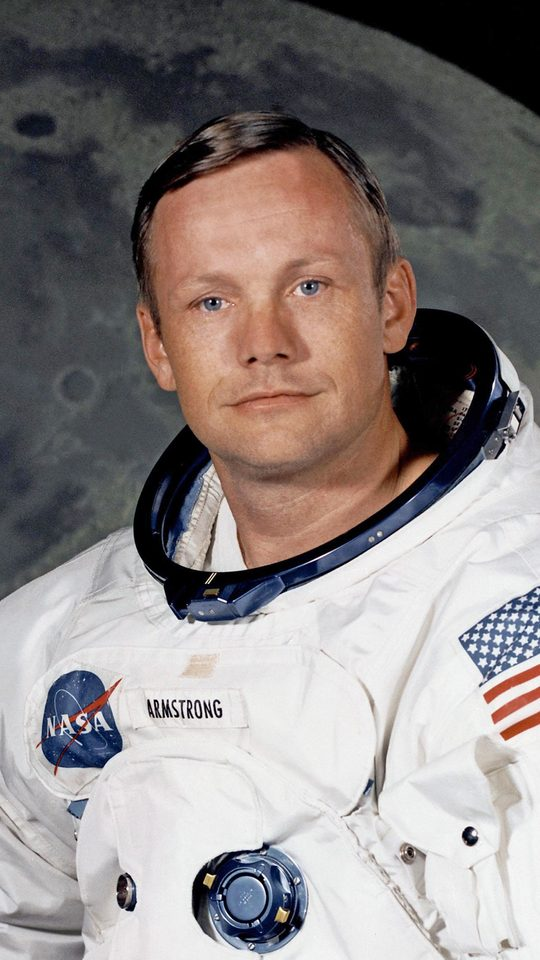
#> input picture tests/fixtures/face-frame.jpg, 540 x 960 px; its folder holds only this picture in this run
$ python -i check.py   (imports and definitions only)
#> lines starting #> are read from the running program, lines starting #| are printed output that depends on the picture
"""Check one finished video: sample frames, find text and faces, judge them, write the report."""

from __future__ import annotations

import json
import shutil
import subprocess
import tempfile
from pathlib import Path

from PIL import Image

from . import __version__, captions, detect, judge, pace, readability, report, spec, speech, zones
from .spec import Check

BACKEND_NAMES = {"vision": "Apple Vision", "rapidocr": "RapidOCR + OpenCV"}


# [31 lines left out: functions classify_aspect, probe, not called in this run]


def _ts(seconds: float) -> str:
    m, s = divmod(seconds, 60)
    return f"{int(m)}:{s:04.1f}"


# [69 lines left out: functions _speech_checks, summary_text, not called in this run]


def check_video(
    source: str | Path,
    out: str | Path | None = None,
    *,
    platforms: list[str] | None = None,
    disclaimer: bool = False,
    fps: float = 4.0,
    which: str | None = None,
    speech: bool = True,
    whisper_model: str = "small",
    language: str | None = None,
    names: list[str] | None = None,
) -> dict:
    """Run the full check. Returns verdicts, blocks and the plain-words summary."""
    source = Path(source).expanduser().resolve()
    if not source.exists():
        raise FileNotFoundError(source)
    out = Path(out or Path.cwd() / f"video-checker-{source.stem}").expanduser().resolve()
    out.mkdir(parents=True, exist_ok=True)
    geo = zones.load()
    w, h, duration = probe(source)
    aspect = classify_aspect(w, h)
    extras: list[Check] = spec.check_file(source, w, h)
    zone_list = geo.zones_for(aspect, platforms, disclaimer)
    if not zone_list:
        text = f"{source.name} is {w}x{h} ({aspect}). This checker covers 9:16 and 4:5 videos only."
        (out / "summary.txt").write_text(text + "\n")
        return {"source": str(source), "aspect": aspect, "verdicts": {}, "summary": text}
    used = detect.backend(which)
    work = Path(tempfile.mkdtemp(prefix="video-checker-"))
    try:
        canvas = zone_list[0].canvas
        frames = detect.detect_video(source, work, fps, canvas, used)
        if not frames:
            raise detect.DetectionUnavailable("no frames could be sampled")
        elements = judge.group(frames, fps)
        verdicts = judge.judge(elements, zone_list, geo.inset)
        verdicts[judge.FACE_KEY] = judge.face_check(elements)
        blocks = judge.blocks(elements, zone_list, geo.inset)
        extras += [readability.hook_check(elements), readability.readability_check(elements)]
        extras += _speech_checks(source, elements, speech, whisper_model, language, names)
        verdicts.update({c.key: c.status for c in extras})
        frame_zone = geo.master if aspect == "9:16" else geo.feed_4x5
        annotated = {}
        for i, b in enumerate(blocks):
            worst = max(b.status.values(), key=judge.STATUS_ORDER.index)
            if worst not in ("FAIL", "WARN"):
                continue
            label = report.block_label(i, b)
            frame, boxes = b.worst.frame, [(b.worst.box, worst, label)]
            on_face = [
                m
                for m in b.elements
                if m.results.get(judge.FACE_KEY) and m.results[judge.FACE_KEY].status == "WARN"
            ]
            if on_face and b.status.get(judge.FACE_KEY) == "WARN":
                t, box, frame = next(
                    (t, bx, p) for t, bx, p in on_face[0].track if judge.faces_at(elements, t)
                )
                boxes = [(box, "WARN", f"{label} on face")]
                boxes += [(fb, "INFO", "face") for fb in judge.faces_at(elements, t)]
            annotated[label] = report.annotate(
                frame, frame_zone, boxes, out / "frames" / f"{label}.jpg"
            )
        meta = {
            "source": str(source),
            "aspect": aspect,
            "duration": duration,
            "canvas": list(canvas),
            "fps": fps,
            "frames": len(frames),
            "backend": used,
            "geometry_version": geo.version,
            "tool_version": __version__,
        }
        cols = [*zone_list, judge.FACE_ZONE]
        report.write_findings(out, meta, verdicts, elements, cols, blocks, extras)
        report.write_html(out, meta, verdicts, elements, cols, annotated, blocks, extras)
        text = summary_text(meta, verdicts, blocks, cols, out, extras)
        (out / "summary.txt").write_text(text + "\n")
        return {
            "source": str(source),
            "aspect": aspect,
            "backend": used,
            "verdicts": verdicts,
            "blocks": json.loads((out / "findings.json").read_text())["blocks"],
            "summary": text,
            "report": str(out / "report.html"),
        }
    finally:
        shutil.rmtree(work, ignore_errors=True)

>>> import cv2
>>> picture = cv2.imread('../../tests/fixtures/face-frame.jpg', cv2.IMREAD_GRAYSCALE)
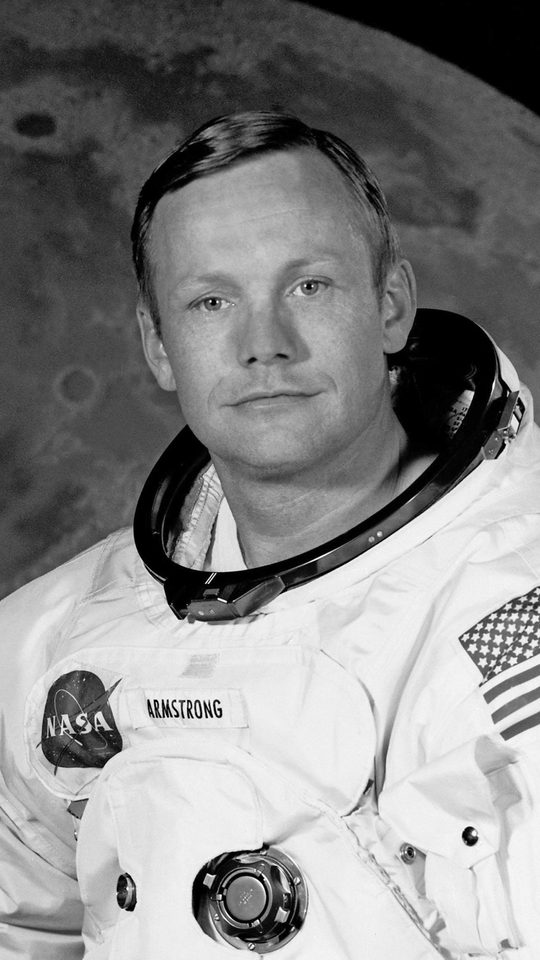
#> picture: shape (960, 540); min 0, max 255, mean 133.3
>>> result = check_video(picture)
#> (the run stopped early here; a loop or call above may not have finished)
